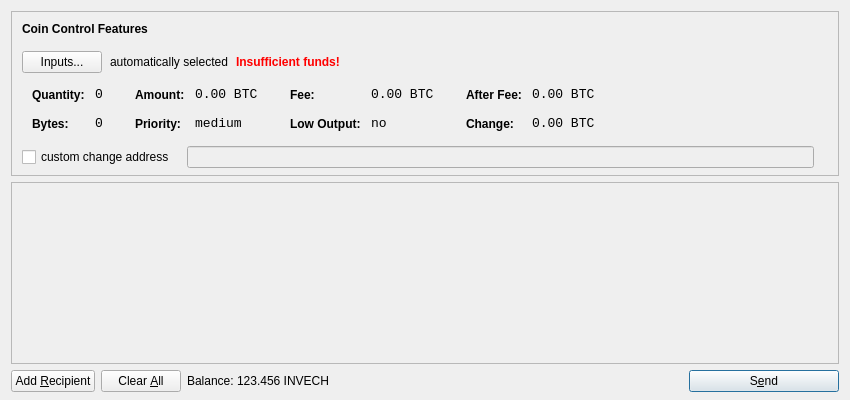
<?xml version="1.0" encoding="UTF-8"?>
<ui version="4.0">
 <class>SendCoinsDialog</class>
 <widget class="QDialog" name="SendCoinsDialog">
  <property name="geometry">
   <rect>
    <x>0</x>
    <y>0</y>
    <width>850</width>
    <height>400</height>
   </rect>
  </property>
  <property name="windowTitle">
   <string>Send Coins</string>
  </property>
  <layout class="QVBoxLayout" name="verticalLayout" stretch="0,1,0">
   <property name="bottomMargin">
    <number>8</number>
   </property>
   <item>
    <widget class="QFrame" name="frameCoinControl">
     <property name="sizePolicy">
      <sizepolicy hsizetype="Expanding" vsizetype="Expanding">
       <horstretch>0</horstretch>
       <verstretch>0</verstretch>
      </sizepolicy>
     </property>
     <property name="maximumSize">
      <size>
       <width>16777215</width>
       <height>16777215</height>
      </size>
     </property>
     <property name="frameShape">
      <enum>QFrame::StyledPanel</enum>
     </property>
     <property name="frameShadow">
      <enum>QFrame::Sunken</enum>
     </property>
     <layout class="QVBoxLayout" name="verticalLayoutCoinControl2">
      <property name="spacing">
       <number>-1</number>
      </property>
      <property name="leftMargin">
       <number>0</number>
      </property>
      <property name="topMargin">
       <number>0</number>
      </property>
      <property name="rightMargin">
       <number>0</number>
      </property>
      <property name="bottomMargin">
       <number>6</number>
      </property>
      <item>
       <layout class="QVBoxLayout" name="verticalLayoutCoinControl" stretch="0,0,0,0,1">
        <property name="spacing">
         <number>0</number>
        </property>
        <property name="leftMargin">
         <number>10</number>
        </property>
        <property name="topMargin">
         <number>10</number>
        </property>
        <item>
         <layout class="QHBoxLayout" name="horizontalLayoutCoinControl1">
          <property name="bottomMargin">
           <number>15</number>
          </property>
          <item>
           <widget class="QLabel" name="labelCoinControlFeatures">
            <property name="sizePolicy">
             <sizepolicy hsizetype="Preferred" vsizetype="Maximum">
              <horstretch>0</horstretch>
              <verstretch>0</verstretch>
             </sizepolicy>
            </property>
            <property name="font">
             <font>
              <weight>75</weight>
              <bold>true</bold>
             </font>
            </property>
            <property name="styleSheet">
             <string notr="true">font-weight:bold;</string>
            </property>
            <property name="text">
             <string>Coin Control Features</string>
            </property>
           </widget>
          </item>
         </layout>
        </item>
        <item>
         <layout class="QHBoxLayout" name="horizontalLayoutCoinControl2" stretch="0,0,0,0">
          <property name="spacing">
           <number>8</number>
          </property>
          <property name="bottomMargin">
           <number>10</number>
          </property>
          <item>
           <widget class="QPushButton" name="pushButtonCoinControl">
            <property name="styleSheet">
             <string notr="true"/>
            </property>
            <property name="text">
             <string>Inputs...</string>
            </property>
           </widget>
          </item>
          <item>
           <widget class="QLabel" name="labelCoinControlAutomaticallySelected">
            <property name="text">
             <string>automatically selected</string>
            </property>
            <property name="margin">
             <number>5</number>
            </property>
           </widget>
          </item>
          <item>
           <widget class="QLabel" name="labelCoinControlInsuffFunds">
            <property name="font">
             <font>
              <weight>75</weight>
              <bold>true</bold>
             </font>
            </property>
            <property name="styleSheet">
             <string notr="true">color:red;font-weight:bold;</string>
            </property>
            <property name="text">
             <string>Insufficient funds!</string>
            </property>
            <property name="margin">
             <number>5</number>
            </property>
           </widget>
          </item>
          <item>
           <spacer name="horizontalSpacerCoinControl">
            <property name="orientation">
             <enum>Qt::Horizontal</enum>
            </property>
            <property name="sizeHint" stdset="0">
             <size>
              <width>40</width>
              <height>1</height>
             </size>
            </property>
           </spacer>
          </item>
         </layout>
        </item>
        <item>
         <widget class="QWidget" name="widgetCoinControl" native="true">
          <property name="sizePolicy">
           <sizepolicy hsizetype="Preferred" vsizetype="Preferred">
            <horstretch>0</horstretch>
            <verstretch>0</verstretch>
           </sizepolicy>
          </property>
          <property name="minimumSize">
           <size>
            <width>0</width>
            <height>0</height>
           </size>
          </property>
          <property name="styleSheet">
           <string notr="true"/>
          </property>
          <layout class="QHBoxLayout" name="horizontalLayoutCoinControl5">
           <property name="margin">
            <number>0</number>
           </property>
           <item>
            <layout class="QHBoxLayout" name="horizontalLayoutCoinControl3" stretch="0,0,0,1">
             <property name="spacing">
              <number>20</number>
             </property>
             <property name="topMargin">
              <number>0</number>
             </property>
             <property name="bottomMargin">
              <number>10</number>
             </property>
             <item>
              <layout class="QFormLayout" name="formLayoutCoinControl1">
               <property name="horizontalSpacing">
                <number>10</number>
               </property>
               <property name="verticalSpacing">
                <number>14</number>
               </property>
               <property name="leftMargin">
                <number>10</number>
               </property>
               <property name="topMargin">
                <number>4</number>
               </property>
               <property name="rightMargin">
                <number>6</number>
               </property>
               <item row="0" column="0">
                <widget class="QLabel" name="labelCoinControlQuantityText">
                 <property name="styleSheet">
                  <string notr="true">font-weight:bold;</string>
                 </property>
                 <property name="text">
                  <string>Quantity:</string>
                 </property>
                 <property name="margin">
                  <number>0</number>
                 </property>
                </widget>
               </item>
               <item row="0" column="1">
                <widget class="QLabel" name="labelCoinControlQuantity">
                 <property name="font">
                  <font>
                   <family>Monospace</family>
                   <pointsize>10</pointsize>
                  </font>
                 </property>
                 <property name="cursor">
                  <cursorShape>IBeamCursor</cursorShape>
                 </property>
                 <property name="contextMenuPolicy">
                  <enum>Qt::ActionsContextMenu</enum>
                 </property>
                 <property name="text">
                  <string notr="true">0</string>
                 </property>
                 <property name="margin">
                  <number>0</number>
                 </property>
                 <property name="textInteractionFlags">
                  <set>Qt::LinksAccessibleByMouse|Qt::TextSelectableByKeyboard|Qt::TextSelectableByMouse</set>
                 </property>
                </widget>
               </item>
               <item row="1" column="0">
                <widget class="QLabel" name="labelCoinControlBytesText">
                 <property name="styleSheet">
                  <string notr="true">font-weight:bold;</string>
                 </property>
                 <property name="text">
                  <string>Bytes:</string>
                 </property>
                </widget>
               </item>
               <item row="1" column="1">
                <widget class="QLabel" name="labelCoinControlBytes">
                 <property name="font">
                  <font>
                   <family>Monospace</family>
                   <pointsize>10</pointsize>
                  </font>
                 </property>
                 <property name="cursor">
                  <cursorShape>IBeamCursor</cursorShape>
                 </property>
                 <property name="contextMenuPolicy">
                  <enum>Qt::ActionsContextMenu</enum>
                 </property>
                 <property name="text">
                  <string notr="true">0</string>
                 </property>
                 <property name="textInteractionFlags">
                  <set>Qt::LinksAccessibleByMouse|Qt::TextSelectableByKeyboard|Qt::TextSelectableByMouse</set>
                 </property>
                </widget>
               </item>
              </layout>
             </item>
             <item>
              <layout class="QFormLayout" name="formLayoutCoinControl2">
               <property name="horizontalSpacing">
                <number>10</number>
               </property>
               <property name="verticalSpacing">
                <number>14</number>
               </property>
               <property name="leftMargin">
                <number>6</number>
               </property>
               <property name="topMargin">
                <number>4</number>
               </property>
               <property name="rightMargin">
                <number>6</number>
               </property>
               <item row="0" column="0">
                <widget class="QLabel" name="labelCoinControlAmountText">
                 <property name="styleSheet">
                  <string notr="true">font-weight:bold;</string>
                 </property>
                 <property name="text">
                  <string>Amount:</string>
                 </property>
                 <property name="margin">
                  <number>0</number>
                 </property>
                </widget>
               </item>
               <item row="0" column="1">
                <widget class="QLabel" name="labelCoinControlAmount">
                 <property name="font">
                  <font>
                   <family>Monospace</family>
                   <pointsize>10</pointsize>
                  </font>
                 </property>
                 <property name="cursor">
                  <cursorShape>IBeamCursor</cursorShape>
                 </property>
                 <property name="contextMenuPolicy">
                  <enum>Qt::ActionsContextMenu</enum>
                 </property>
                 <property name="text">
                  <string notr="true">0.00 BTC</string>
                 </property>
                 <property name="textInteractionFlags">
                  <set>Qt::LinksAccessibleByMouse|Qt::TextSelectableByKeyboard|Qt::TextSelectableByMouse</set>
                 </property>
                </widget>
               </item>
               <item row="1" column="0">
                <widget class="QLabel" name="labelCoinControlPriorityText">
                 <property name="styleSheet">
                  <string notr="true">font-weight:bold;</string>
                 </property>
                 <property name="text">
                  <string>Priority:</string>
                 </property>
                </widget>
               </item>
               <item row="1" column="1">
                <widget class="QLabel" name="labelCoinControlPriority">
                 <property name="font">
                  <font>
                   <family>Monospace</family>
                   <pointsize>10</pointsize>
                  </font>
                 </property>
                 <property name="cursor">
                  <cursorShape>IBeamCursor</cursorShape>
                 </property>
                 <property name="contextMenuPolicy">
                  <enum>Qt::ActionsContextMenu</enum>
                 </property>
                 <property name="text">
                  <string>medium</string>
                 </property>
                 <property name="textInteractionFlags">
                  <set>Qt::LinksAccessibleByMouse|Qt::TextSelectableByKeyboard|Qt::TextSelectableByMouse</set>
                 </property>
                </widget>
               </item>
              </layout>
             </item>
             <item>
              <layout class="QFormLayout" name="formLayoutCoinControl3">
               <property name="horizontalSpacing">
                <number>10</number>
               </property>
               <property name="verticalSpacing">
                <number>14</number>
               </property>
               <property name="leftMargin">
                <number>6</number>
               </property>
               <property name="topMargin">
                <number>4</number>
               </property>
               <property name="rightMargin">
                <number>6</number>
               </property>
               <item row="0" column="0">
                <widget class="QLabel" name="labelCoinControlFeeText">
                 <property name="styleSheet">
                  <string notr="true">font-weight:bold;</string>
                 </property>
                 <property name="text">
                  <string>Fee:</string>
                 </property>
                 <property name="margin">
                  <number>0</number>
                 </property>
                </widget>
               </item>
               <item row="0" column="1">
                <widget class="QLabel" name="labelCoinControlFee">
                 <property name="font">
                  <font>
                   <family>Monospace</family>
                   <pointsize>10</pointsize>
                  </font>
                 </property>
                 <property name="cursor">
                  <cursorShape>IBeamCursor</cursorShape>
                 </property>
                 <property name="contextMenuPolicy">
                  <enum>Qt::ActionsContextMenu</enum>
                 </property>
                 <property name="text">
                  <string notr="true">0.00 BTC</string>
                 </property>
                 <property name="textInteractionFlags">
                  <set>Qt::LinksAccessibleByMouse|Qt::TextSelectableByKeyboard|Qt::TextSelectableByMouse</set>
                 </property>
                </widget>
               </item>
               <item row="1" column="0">
                <widget class="QLabel" name="labelCoinControlLowOutputText">
                 <property name="styleSheet">
                  <string notr="true">font-weight:bold;</string>
                 </property>
                 <property name="text">
                  <string>Low Output:</string>
                 </property>
                </widget>
               </item>
               <item row="1" column="1">
                <widget class="QLabel" name="labelCoinControlLowOutput">
                 <property name="font">
                  <font>
                   <family>Monospace</family>
                   <pointsize>10</pointsize>
                  </font>
                 </property>
                 <property name="cursor">
                  <cursorShape>IBeamCursor</cursorShape>
                 </property>
                 <property name="contextMenuPolicy">
                  <enum>Qt::ActionsContextMenu</enum>
                 </property>
                 <property name="text">
                  <string>no</string>
                 </property>
                 <property name="textInteractionFlags">
                  <set>Qt::LinksAccessibleByMouse|Qt::TextSelectableByKeyboard|Qt::TextSelectableByMouse</set>
                 </property>
                </widget>
               </item>
              </layout>
             </item>
             <item>
              <layout class="QFormLayout" name="formLayoutCoinControl4">
               <property name="horizontalSpacing">
                <number>10</number>
               </property>
               <property name="verticalSpacing">
                <number>14</number>
               </property>
               <property name="leftMargin">
                <number>6</number>
               </property>
               <property name="topMargin">
                <number>4</number>
               </property>
               <property name="rightMargin">
                <number>6</number>
               </property>
               <item row="0" column="0">
                <widget class="QLabel" name="labelCoinControlAfterFeeText">
                 <property name="styleSheet">
                  <string notr="true">font-weight:bold;</string>
                 </property>
                 <property name="text">
                  <string>After Fee:</string>
                 </property>
                 <property name="margin">
                  <number>0</number>
                 </property>
                </widget>
               </item>
               <item row="0" column="1">
                <widget class="QLabel" name="labelCoinControlAfterFee">
                 <property name="font">
                  <font>
                   <family>Monospace</family>
                   <pointsize>10</pointsize>
                  </font>
                 </property>
                 <property name="cursor">
                  <cursorShape>IBeamCursor</cursorShape>
                 </property>
                 <property name="contextMenuPolicy">
                  <enum>Qt::ActionsContextMenu</enum>
                 </property>
                 <property name="text">
                  <string notr="true">0.00 BTC</string>
                 </property>
                 <property name="textInteractionFlags">
                  <set>Qt::LinksAccessibleByMouse|Qt::TextSelectableByKeyboard|Qt::TextSelectableByMouse</set>
                 </property>
                </widget>
               </item>
               <item row="1" column="0">
                <widget class="QLabel" name="labelCoinControlChangeText">
                 <property name="styleSheet">
                  <string notr="true">font-weight:bold;</string>
                 </property>
                 <property name="text">
                  <string>Change:</string>
                 </property>
                </widget>
               </item>
               <item row="1" column="1">
                <widget class="QLabel" name="labelCoinControlChange">
                 <property name="font">
                  <font>
                   <family>Monospace</family>
                   <pointsize>10</pointsize>
                  </font>
                 </property>
                 <property name="cursor">
                  <cursorShape>IBeamCursor</cursorShape>
                 </property>
                 <property name="contextMenuPolicy">
                  <enum>Qt::ActionsContextMenu</enum>
                 </property>
                 <property name="text">
                  <string notr="true">0.00 BTC</string>
                 </property>
                 <property name="textInteractionFlags">
                  <set>Qt::LinksAccessibleByMouse|Qt::TextSelectableByKeyboard|Qt::TextSelectableByMouse</set>
                 </property>
                </widget>
               </item>
              </layout>
             </item>
            </layout>
           </item>
          </layout>
         </widget>
        </item>
        <item>
         <layout class="QHBoxLayout" name="horizontalLayoutCoinControl4" stretch="0,0,0">
          <property name="spacing">
           <number>12</number>
          </property>
          <property name="sizeConstraint">
           <enum>QLayout::SetDefaultConstraint</enum>
          </property>
          <property name="topMargin">
           <number>5</number>
          </property>
          <property name="rightMargin">
           <number>5</number>
          </property>
          <item>
           <widget class="QCheckBox" name="checkBoxCoinControlChange">
            <property name="text">
             <string>custom change address</string>
            </property>
           </widget>
          </item>
          <item>
           <widget class="QLineEdit" name="lineEditCoinControlChange">
            <property name="enabled">
             <bool>false</bool>
            </property>
            <property name="sizePolicy">
             <sizepolicy hsizetype="Expanding" vsizetype="Fixed">
              <horstretch>0</horstretch>
              <verstretch>0</verstretch>
             </sizepolicy>
            </property>
           </widget>
          </item>
          <item>
           <widget class="QLabel" name="labelCoinControlChangeLabel">
            <property name="sizePolicy">
             <sizepolicy hsizetype="Preferred" vsizetype="Expanding">
              <horstretch>0</horstretch>
              <verstretch>0</verstretch>
             </sizepolicy>
            </property>
            <property name="minimumSize">
             <size>
              <width>0</width>
              <height>0</height>
             </size>
            </property>
            <property name="text">
             <string/>
            </property>
            <property name="margin">
             <number>3</number>
            </property>
           </widget>
          </item>
         </layout>
        </item>
        <item>
         <spacer name="verticalSpacerCoinControl">
          <property name="orientation">
           <enum>Qt::Vertical</enum>
          </property>
          <property name="sizeHint" stdset="0">
           <size>
            <width>800</width>
            <height>1</height>
           </size>
          </property>
         </spacer>
        </item>
       </layout>
      </item>
     </layout>
    </widget>
   </item>
   <item>
    <widget class="QScrollArea" name="scrollArea">
     <property name="widgetResizable">
      <bool>true</bool>
     </property>
     <widget class="QWidget" name="scrollAreaWidgetContents">
      <property name="geometry">
       <rect>
        <x>0</x>
        <y>0</y>
        <width>830</width>
        <height>165</height>
       </rect>
      </property>
      <layout class="QVBoxLayout" name="verticalLayout_2">
       <property name="margin">
        <number>0</number>
       </property>
       <item>
        <layout class="QVBoxLayout" name="entries">
         <property name="spacing">
          <number>6</number>
         </property>
        </layout>
       </item>
       <item>
        <spacer name="verticalSpacer">
         <property name="orientation">
          <enum>Qt::Vertical</enum>
         </property>
         <property name="sizeHint" stdset="0">
          <size>
           <width>20</width>
           <height>40</height>
          </size>
         </property>
        </spacer>
       </item>
      </layout>
     </widget>
    </widget>
   </item>
   <item>
    <layout class="QHBoxLayout" name="horizontalLayout">
     <item>
      <widget class="QPushButton" name="addButton">
       <property name="toolTip">
        <string>Send to multiple recipients at once</string>
       </property>
       <property name="text">
        <string>Add &amp;Recipient</string>
       </property>
       <property name="icon">
        <iconset resource="../bitcoin.qrc">
         <normaloff>:/icons/add</normaloff>:/icons/add</iconset>
       </property>
       <property name="autoDefault">
        <bool>false</bool>
       </property>
      </widget>
     </item>
     <item>
      <widget class="QPushButton" name="clearButton">
       <property name="sizePolicy">
        <sizepolicy hsizetype="Minimum" vsizetype="Fixed">
         <horstretch>0</horstretch>
         <verstretch>0</verstretch>
        </sizepolicy>
       </property>
       <property name="toolTip">
        <string>Remove all transaction fields</string>
       </property>
       <property name="text">
        <string>Clear &amp;All</string>
       </property>
       <property name="icon">
        <iconset resource="../bitcoin.qrc">
         <normaloff>:/icons/remove</normaloff>:/icons/remove</iconset>
       </property>
       <property name="autoRepeatDelay">
        <number>300</number>
       </property>
       <property name="autoDefault">
        <bool>false</bool>
       </property>
      </widget>
     </item>
     <item>
      <layout class="QHBoxLayout" name="horizontalLayout_2">
       <property name="spacing">
        <number>3</number>
       </property>
       <item>
        <widget class="QLabel" name="label">
         <property name="text">
          <string>Balance:</string>
         </property>
        </widget>
       </item>
       <item>
        <widget class="QLabel" name="labelBalance">
         <property name="cursor">
          <cursorShape>IBeamCursor</cursorShape>
         </property>
         <property name="text">
          <string>123.456 INVECH</string>
         </property>
         <property name="textInteractionFlags">
          <set>Qt::LinksAccessibleByMouse|Qt::TextSelectableByKeyboard|Qt::TextSelectableByMouse</set>
         </property>
        </widget>
       </item>
      </layout>
     </item>
     <item>
      <spacer name="horizontalSpacer">
       <property name="orientation">
        <enum>Qt::Horizontal</enum>
       </property>
       <property name="sizeHint" stdset="0">
        <size>
         <width>40</width>
         <height>20</height>
        </size>
       </property>
      </spacer>
     </item>
     <item>
      <widget class="QPushButton" name="sendButton">
       <property name="minimumSize">
        <size>
         <width>150</width>
         <height>0</height>
        </size>
       </property>
       <property name="toolTip">
        <string>Confirm the send action</string>
       </property>
       <property name="text">
        <string>S&amp;end</string>
       </property>
       <property name="icon">
        <iconset resource="../bitcoin.qrc">
         <normaloff>:/icons/send</normaloff>:/icons/send</iconset>
       </property>
       <property name="default">
        <bool>true</bool>
       </property>
      </widget>
     </item>
    </layout>
   </item>
  </layout>
 </widget>
 <resources>
  <include location="../bitcoin.qrc"/>
 </resources>
 <connections/>
</ui>
